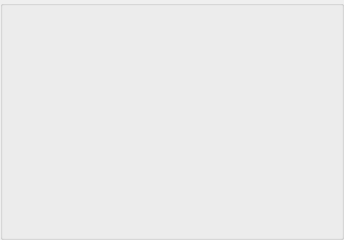
   <widget class="QGroupBox" name="groupBox_2">
    <property name="geometry">
     <rect>
      <x>190</x>
      <y>160</y>
      <width>344</width>
      <height>240</height>
     </rect>
    </property>
    <property name="minimumSize">
     <size>
      <width>344</width>
      <height>240</height>
     </size>
    </property>
    <property name="maximumSize">
     <size>
      <width>344</width>
      <height>240</height>
     </size>
    </property>
    <property name="title">
     <string/>
    </property>
    <widget class="clickablelabel" name="luk4G2">
     <property name="enabled">
      <bool>true</bool>
     </property>
     <property name="geometry">
      <rect>
       <x>130</x>
       <y>80</y>
       <width>42</width>
       <height>80</height>
      </rect>
     </property>
     <property name="minimumSize">
      <size>
       <width>42</width>
       <height>80</height>
      </size>
     </property>
     <property name="maximumSize">
      <size>
       <width>42</width>
       <height>80</height>
      </size>
     </property>
     <property name="accessibleName">
      <string>wolne</string>
     </property>
     <property name="text">
      <string/>
     </property>
    </widget>
    <widget class="clickablelabel" name="luk5G2">
     <property name="enabled">
      <bool>true</bool>
     </property>
     <property name="geometry">
      <rect>
       <x>170</x>
       <y>80</y>
       <width>42</width>
       <height>80</height>
      </rect>
     </property>
     <property name="minimumSize">
      <size>
       <width>42</width>
       <height>80</height>
      </size>
     </property>
     <property name="maximumSize">
      <size>
       <width>42</width>
       <height>80</height>
      </size>
     </property>
     <property name="accessibleName">
      <string>wolne</string>
     </property>
     <property name="text">
      <string/>
     </property>
    </widget>
    <widget class="clickablelabel" name="luk6G2">
     <property name="enabled">
      <bool>true</bool>
     </property>
     <property name="geometry">
      <rect>
       <x>210</x>
       <y>80</y>
       <width>42</width>
       <height>80</height>
      </rect>
     </property>
     <property name="minimumSize">
      <size>
       <width>42</width>
       <height>80</height>
      </size>
     </property>
     <property name="maximumSize">
      <size>
       <width>42</width>
       <height>80</height>
      </size>
     </property>
     <property name="accessibleName">
      <string>wolne</string>
     </property>
     <property name="text">
      <string/>
     </property>
    </widget>
    <widget class="clickablelabel" name="luk7G2">
     <property name="enabled">
      <bool>true</bool>
     </property>
     <property name="geometry">
      <rect>
       <x>250</x>
       <y>80</y>
       <width>42</width>
       <height>80</height>
      </rect>
     </property>
     <property name="minimumSize">
      <size>
       <width>42</width>
       <height>80</height>
      </size>
     </property>
     <property name="maximumSize">
      <size>
       <width>42</width>
       <height>80</height>
      </size>
     </property>
     <property name="accessibleName">
      <string>wolne</string>
     </property>
     <property name="text">
      <string/>
     </property>
    </widget>
    <widget class="clickablelabel" name="miecz4G2">
     <property name="enabled">
      <bool>true</bool>
     </property>
     <property name="geometry">
      <rect>
       <x>130</x>
       <y>160</y>
       <width>42</width>
       <height>80</height>
      </rect>
     </property>
     <property name="minimumSize">
      <size>
       <width>42</width>
       <height>80</height>
      </size>
     </property>
     <property name="maximumSize">
      <size>
       <width>42</width>
       <height>80</height>
      </size>
     </property>
     <property name="accessibleName">
      <string>wolne</string>
     </property>
     <property name="text">
      <string/>
     </property>
    </widget>
    <widget class="clickablelabel" name="miecz6G2">
     <property name="enabled">
      <bool>true</bool>
     </property>
     <property name="geometry">
      <rect>
       <x>210</x>
       <y>160</y>
       <width>42</width>
       <height>80</height>
      </rect>
     </property>
     <property name="minimumSize">
      <size>
       <width>42</width>
       <height>80</height>
      </size>
     </property>
     <property name="maximumSize">
      <size>
       <width>42</width>
       <height>80</height>
      </size>
     </property>
     <property name="accessibleName">
      <string>wolne</string>
     </property>
     <property name="text">
      <string/>
     </property>
    </widget>
    <widget class="clickablelabel" name="miecz7G2">
     <property name="enabled">
      <bool>true</bool>
     </property>
     <property name="geometry">
      <rect>
       <x>250</x>
       <y>160</y>
       <width>42</width>
       <height>80</height>
      </rect>
     </property>
     <property name="minimumSize">
      <size>
       <width>42</width>
       <height>80</height>
      </size>
     </property>
     <property name="maximumSize">
      <size>
       <width>42</width>
       <height>80</height>
      </size>
     </property>
     <property name="accessibleName">
      <string>wolne</string>
     </property>
     <property name="text">
      <string/>
     </property>
    </widget>
    <widget class="clickablelabel" name="kata4G2">
     <property name="enabled">
      <bool>true</bool>
     </property>
     <property name="geometry">
      <rect>
       <x>130</x>
       <y>0</y>
       <width>42</width>
       <height>80</height>
      </rect>
     </property>
     <property name="minimumSize">
      <size>
       <width>42</width>
       <height>80</height>
      </size>
     </property>
     <property name="maximumSize">
      <size>
       <width>42</width>
       <height>80</height>
      </size>
     </property>
     <property name="accessibleName">
      <string>wolne</string>
     </property>
     <property name="text">
      <string/>
     </property>
    </widget>
    <widget class="clickablelabel" name="kata3G2">
     <property name="enabled">
      <bool>true</bool>
     </property>
     <property name="geometry">
      <rect>
       <x>90</x>
       <y>0</y>
       <width>42</width>
       <height>80</height>
      </rect>
     </property>
     <property name="minimumSize">
      <size>
       <width>42</width>
       <height>80</height>
      </size>
     </property>
     <property name="maximumSize">
      <size>
       <width>42</width>
       <height>80</height>
      </size>
     </property>
     <property name="accessibleName">
      <string>wolne</string>
     </property>
     <property name="text">
      <string/>
     </property>
    </widget>
    <widget class="clickablelabel" name="kata5G2">
     <property name="enabled">
      <bool>true</bool>
     </property>
     <property name="geometry">
      <rect>
       <x>170</x>
       <y>0</y>
       <width>42</width>
       <height>80</height>
      </rect>
     </property>
     <property name="minimumSize">
      <size>
       <width>42</width>
       <height>80</height>
      </size>
     </property>
     <property name="maximumSize">
      <size>
       <width>42</width>
       <height>80</height>
      </size>
     </property>
     <property name="accessibleName">
      <string>wolne</string>
     </property>
     <property name="text">
      <string/>
     </property>
    </widget>
    <widget class="clickablelabel" name="kata6G2">
     <property name="enabled">
      <bool>true</bool>
     </property>
     <property name="geometry">
      <rect>
       <x>210</x>
       <y>0</y>
       <width>42</width>
       <height>80</height>
      </rect>
     </property>
     <property name="minimumSize">
      <size>
       <width>42</width>
       <height>80</height>
      </size>
     </property>
     <property name="maximumSize">
      <size>
       <width>42</width>
       <height>80</height>
      </size>
     </property>
     <property name="accessibleName">
      <string>wolne</string>
     </property>
     <property name="text">
      <string/>
     </property>
    </widget>
    <widget class="clickablelabel" name="kata7G2">
     <property name="enabled">
      <bool>true</bool>
     </property>
     <property name="geometry">
      <rect>
       <x>250</x>
       <y>0</y>
       <width>42</width>
       <height>80</height>
      </rect>
     </property>
     <property name="minimumSize">
      <size>
       <width>42</width>
       <height>80</height>
      </size>
     </property>
     <property name="maximumSize">
      <size>
       <width>42</width>
       <height>80</height>
      </size>
     </property>
     <property name="accessibleName">
      <string>wolne</string>
     </property>
     <property name="text">
      <string/>
     </property>
    </widget>
    <widget class="clickablelabel" name="kata2G2">
     <property name="enabled">
      <bool>true</bool>
     </property>
     <property name="geometry">
      <rect>
       <x>50</x>
       <y>0</y>
       <width>42</width>
       <height>80</height>
      </rect>
     </property>
     <property name="minimumSize">
      <size>
       <width>42</width>
       <height>80</height>
      </size>
     </property>
     <property name="maximumSize">
      <size>
       <width>42</width>
       <height>80</height>
      </size>
     </property>
     <property name="accessibleName">
      <string>wolne</string>
     </property>
     <property name="text">
      <string/>
     </property>
    </widget>
    <widget class="clickablelabel" name="kata1G2">
     <property name="enabled">
      <bool>true</bool>
     </property>
     <property name="geometry">
      <rect>
       <x>10</x>
       <y>0</y>
       <width>42</width>
       <height>80</height>
      </rect>
     </property>
     <property name="minimumSize">
      <size>
       <width>42</width>
       <height>80</height>
      </size>
     </property>
     <property name="maximumSize">
      <size>
       <width>42</width>
       <height>80</height>
      </size>
     </property>
     <property name="accessibleName">
      <string>wolne</string>
     </property>
     <property name="text">
      <string/>
     </property>
    </widget>
    <widget class="clickablelabel" name="luk3G2">
     <property name="enabled">
      <bool>true</bool>
     </property>
     <property name="geometry">
      <rect>
       <x>90</x>
       <y>80</y>
       <width>42</width>
       <height>80</height>
      </rect>
     </property>
     <property name="minimumSize">
      <size>
       <width>42</width>
       <height>80</height>
      </size>
     </property>
     <property name="maximumSize">
      <size>
       <width>42</width>
       <height>80</height>
      </size>
     </property>
     <property name="accessibleName">
      <string>wolne</string>
     </property>
     <property name="text">
      <string/>
     </property>
    </widget>
    <widget class="clickablelabel" name="luk2G2">
     <property name="enabled">
      <bool>true</bool>
     </property>
     <property name="geometry">
      <rect>
       <x>50</x>
       <y>80</y>
       <width>42</width>
       <height>80</height>
      </rect>
     </property>
     <property name="minimumSize">
      <size>
       <width>42</width>
       <height>80</height>
      </size>
     </property>
     <property name="maximumSize">
      <size>
       <width>42</width>
       <height>80</height>
      </size>
     </property>
     <property name="accessibleName">
      <string>wolne</string>
     </property>
     <property name="text">
      <string/>
     </property>
    </widget>
    <widget class="clickablelabel" name="luk1G2">
     <property name="enabled">
      <bool>true</bool>
     </property>
     <property name="geometry">
      <rect>
       <x>10</x>
       <y>80</y>
       <width>42</width>
       <height>80</height>
      </rect>
     </property>
     <property name="minimumSize">
      <size>
       <width>42</width>
       <height>80</height>
      </size>
     </property>
     <property name="maximumSize">
      <size>
       <width>42</width>
       <height>80</height>
      </size>
     </property>
     <property name="accessibleName">
      <string>wolne</string>
     </property>
     <property name="text">
      <string/>
     </property>
    </widget>
    <widget class="clickablelabel" name="miecz2G2">
     <property name="enabled">
      <bool>true</bool>
     </property>
     <property name="geometry">
      <rect>
       <x>50</x>
       <y>160</y>
       <width>42</width>
       <height>80</height>
      </rect>
     </property>
     <property name="minimumSize">
      <size>
       <width>42</width>
       <height>80</height>
      </size>
     </property>
     <property name="maximumSize">
      <size>
       <width>42</width>
       <height>80</height>
      </size>
     </property>
     <property name="accessibleName">
      <string>wolne</string>
     </property>
     <property name="text">
      <string/>
     </property>
    </widget>
    <widget class="clickablelabel" name="miecz1G2">
     <property name="enabled">
      <bool>true</bool>
     </property>
     <property name="geometry">
      <rect>
       <x>10</x>
       <y>160</y>
       <width>42</width>
       <height>80</height>
      </rect>
     </property>
     <property name="minimumSize">
      <size>
       <width>42</width>
       <height>80</height>
      </size>
     </property>
     <property name="maximumSize">
      <size>
       <width>42</width>
       <height>80</height>
      </size>
     </property>
     <property name="accessibleName">
      <string>wolne</string>
     </property>
     <property name="text">
      <string/>
     </property>
    </widget>
    <widget class="clickablelabel" name="miecz3G2">
     <property name="enabled">
      <bool>true</bool>
     </property>
     <property name="geometry">
      <rect>
       <x>90</x>
       <y>160</y>
       <width>42</width>
       <height>80</height>
      </rect>
     </property>
     <property name="minimumSize">
      <size>
       <width>42</width>
       <height>80</height>
      </size>
     </property>
     <property name="maximumSize">
      <size>
       <width>42</width>
       <height>80</height>
      </size>
     </property>
     <property name="accessibleName">
      <string>wolne</string>
     </property>
     <property name="text">
      <string/>
     </property>
    </widget>
    <widget class="clickablelabel" name="kata8G2">
     <property name="enabled">
      <bool>true</bool>
     </property>
     <property name="geometry">
      <rect>
       <x>290</x>
       <y>0</y>
       <width>42</width>
       <height>80</height>
      </rect>
     </property>
     <property name="minimumSize">
      <size>
       <width>42</width>
       <height>80</height>
      </size>
     </property>
     <property name="maximumSize">
      <size>
       <width>42</width>
       <height>80</height>
      </size>
     </property>
     <property name="accessibleName">
      <string>wolne</string>
     </property>
     <property name="text">
      <string/>
     </property>
    </widget>
    <widget class="clickablelabel" name="luk8G2">
     <property name="enabled">
      <bool>true</bool>
     </property>
     <property name="geometry">
      <rect>
       <x>290</x>
       <y>80</y>
       <width>42</width>
       <height>80</height>
      </rect>
     </property>
     <property name="minimumSize">
      <size>
       <width>42</width>
       <height>80</height>
      </size>
     </property>
     <property name="maximumSize">
      <size>
       <width>42</width>
       <height>80</height>
      </size>
     </property>
     <property name="accessibleName">
      <string>wolne</string>
     </property>
     <property name="text">
      <string/>
     </property>
    </widget>
    <widget class="clickablelabel" name="miecz8G2">
     <property name="enabled">
      <bool>true</bool>
     </property>
     <property name="geometry">
      <rect>
       <x>290</x>
       <y>160</y>
       <width>42</width>
       <height>80</height>
      </rect>
     </property>
     <property name="minimumSize">
      <size>
       <width>42</width>
       <height>80</height>
      </size>
     </property>
     <property name="maximumSize">
      <size>
       <width>42</width>
       <height>80</height>
      </size>
     </property>
     <property name="accessibleName">
      <string>wolne</string>
     </property>
     <property name="text">
      <string/>
     </property>
    </widget>
    <widget class="clickablelabel" name="miecz5G2">
     <property name="enabled">
      <bool>true</bool>
     </property>
     <property name="geometry">
      <rect>
       <x>170</x>
       <y>160</y>
       <width>42</width>
       <height>80</height>
      </rect>
     </property>
     <property name="minimumSize">
      <size>
       <width>42</width>
       <height>80</height>
      </size>
     </property>
     <property name="maximumSize">
      <size>
       <width>42</width>
       <height>80</height>
      </size>
     </property>
     <property name="accessibleName">
      <string>wolne</string>
     </property>
     <property name="text">
      <string/>
     </property>
    </widget>
   </widget>
